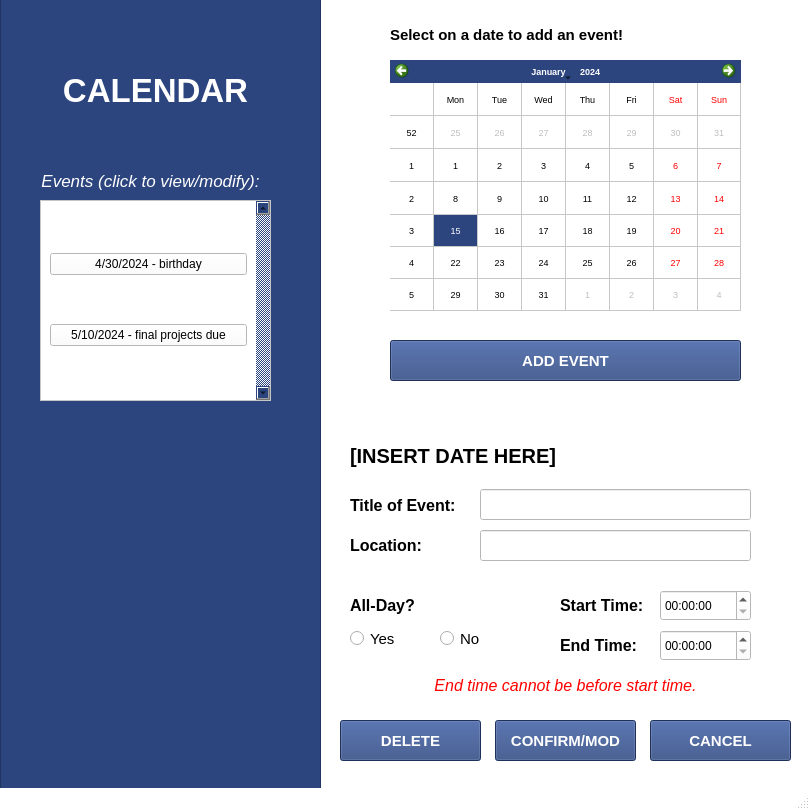
<?xml version="1.0" encoding="UTF-8"?>
<ui version="4.0">
 <class>MainWindow</class>
 <widget class="QMainWindow" name="MainWindow">
  <property name="geometry">
   <rect>
    <x>0</x>
    <y>0</y>
    <width>810</width>
    <height>810</height>
   </rect>
  </property>
  <property name="minimumSize">
   <size>
    <width>810</width>
    <height>470</height>
   </size>
  </property>
  <property name="maximumSize">
   <size>
    <width>810</width>
    <height>810</height>
   </size>
  </property>
  <property name="palette">
   <palette>
    <active>
     <colorrole role="WindowText">
      <brush brushstyle="SolidPattern">
       <color alpha="255">
        <red>0</red>
        <green>0</green>
        <blue>0</blue>
       </color>
      </brush>
     </colorrole>
     <colorrole role="Button">
      <brush brushstyle="SolidPattern">
       <color alpha="255">
        <red>255</red>
        <green>255</green>
        <blue>255</blue>
       </color>
      </brush>
     </colorrole>
     <colorrole role="Light">
      <brush brushstyle="SolidPattern">
       <color alpha="255">
        <red>255</red>
        <green>255</green>
        <blue>255</blue>
       </color>
      </brush>
     </colorrole>
     <colorrole role="Midlight">
      <brush brushstyle="SolidPattern">
       <color alpha="255">
        <red>255</red>
        <green>255</green>
        <blue>255</blue>
       </color>
      </brush>
     </colorrole>
     <colorrole role="Dark">
      <brush brushstyle="SolidPattern">
       <color alpha="255">
        <red>127</red>
        <green>127</green>
        <blue>127</blue>
       </color>
      </brush>
     </colorrole>
     <colorrole role="Mid">
      <brush brushstyle="SolidPattern">
       <color alpha="255">
        <red>170</red>
        <green>170</green>
        <blue>170</blue>
       </color>
      </brush>
     </colorrole>
     <colorrole role="Text">
      <brush brushstyle="SolidPattern">
       <color alpha="255">
        <red>0</red>
        <green>0</green>
        <blue>0</blue>
       </color>
      </brush>
     </colorrole>
     <colorrole role="BrightText">
      <brush brushstyle="SolidPattern">
       <color alpha="255">
        <red>255</red>
        <green>255</green>
        <blue>255</blue>
       </color>
      </brush>
     </colorrole>
     <colorrole role="ButtonText">
      <brush brushstyle="SolidPattern">
       <color alpha="255">
        <red>0</red>
        <green>0</green>
        <blue>0</blue>
       </color>
      </brush>
     </colorrole>
     <colorrole role="Base">
      <brush brushstyle="SolidPattern">
       <color alpha="255">
        <red>255</red>
        <green>255</green>
        <blue>255</blue>
       </color>
      </brush>
     </colorrole>
     <colorrole role="Window">
      <brush brushstyle="SolidPattern">
       <color alpha="255">
        <red>255</red>
        <green>255</green>
        <blue>255</blue>
       </color>
      </brush>
     </colorrole>
     <colorrole role="Shadow">
      <brush brushstyle="SolidPattern">
       <color alpha="255">
        <red>0</red>
        <green>0</green>
        <blue>0</blue>
       </color>
      </brush>
     </colorrole>
     <colorrole role="AlternateBase">
      <brush brushstyle="SolidPattern">
       <color alpha="255">
        <red>255</red>
        <green>255</green>
        <blue>255</blue>
       </color>
      </brush>
     </colorrole>
     <colorrole role="ToolTipBase">
      <brush brushstyle="SolidPattern">
       <color alpha="255">
        <red>255</red>
        <green>255</green>
        <blue>220</blue>
       </color>
      </brush>
     </colorrole>
     <colorrole role="ToolTipText">
      <brush brushstyle="SolidPattern">
       <color alpha="255">
        <red>0</red>
        <green>0</green>
        <blue>0</blue>
       </color>
      </brush>
     </colorrole>
    </active>
    <inactive>
     <colorrole role="WindowText">
      <brush brushstyle="SolidPattern">
       <color alpha="255">
        <red>0</red>
        <green>0</green>
        <blue>0</blue>
       </color>
      </brush>
     </colorrole>
     <colorrole role="Button">
      <brush brushstyle="SolidPattern">
       <color alpha="255">
        <red>255</red>
        <green>255</green>
        <blue>255</blue>
       </color>
      </brush>
     </colorrole>
     <colorrole role="Light">
      <brush brushstyle="SolidPattern">
       <color alpha="255">
        <red>255</red>
        <green>255</green>
        <blue>255</blue>
       </color>
      </brush>
     </colorrole>
     <colorrole role="Midlight">
      <brush brushstyle="SolidPattern">
       <color alpha="255">
        <red>255</red>
        <green>255</green>
        <blue>255</blue>
       </color>
      </brush>
     </colorrole>
     <colorrole role="Dark">
      <brush brushstyle="SolidPattern">
       <color alpha="255">
        <red>127</red>
        <green>127</green>
        <blue>127</blue>
       </color>
      </brush>
     </colorrole>
     <colorrole role="Mid">
      <brush brushstyle="SolidPattern">
       <color alpha="255">
        <red>170</red>
        <green>170</green>
        <blue>170</blue>
       </color>
      </brush>
     </colorrole>
     <colorrole role="Text">
      <brush brushstyle="SolidPattern">
       <color alpha="255">
        <red>0</red>
        <green>0</green>
        <blue>0</blue>
       </color>
      </brush>
     </colorrole>
     <colorrole role="BrightText">
      <brush brushstyle="SolidPattern">
       <color alpha="255">
        <red>255</red>
        <green>255</green>
        <blue>255</blue>
       </color>
      </brush>
     </colorrole>
     <colorrole role="ButtonText">
      <brush brushstyle="SolidPattern">
       <color alpha="255">
        <red>0</red>
        <green>0</green>
        <blue>0</blue>
       </color>
      </brush>
     </colorrole>
     <colorrole role="Base">
      <brush brushstyle="SolidPattern">
       <color alpha="255">
        <red>255</red>
        <green>255</green>
        <blue>255</blue>
       </color>
      </brush>
     </colorrole>
     <colorrole role="Window">
      <brush brushstyle="SolidPattern">
       <color alpha="255">
        <red>255</red>
        <green>255</green>
        <blue>255</blue>
       </color>
      </brush>
     </colorrole>
     <colorrole role="Shadow">
      <brush brushstyle="SolidPattern">
       <color alpha="255">
        <red>0</red>
        <green>0</green>
        <blue>0</blue>
       </color>
      </brush>
     </colorrole>
     <colorrole role="AlternateBase">
      <brush brushstyle="SolidPattern">
       <color alpha="255">
        <red>255</red>
        <green>255</green>
        <blue>255</blue>
       </color>
      </brush>
     </colorrole>
     <colorrole role="ToolTipBase">
      <brush brushstyle="SolidPattern">
       <color alpha="255">
        <red>255</red>
        <green>255</green>
        <blue>220</blue>
       </color>
      </brush>
     </colorrole>
     <colorrole role="ToolTipText">
      <brush brushstyle="SolidPattern">
       <color alpha="255">
        <red>0</red>
        <green>0</green>
        <blue>0</blue>
       </color>
      </brush>
     </colorrole>
    </inactive>
    <disabled>
     <colorrole role="WindowText">
      <brush brushstyle="SolidPattern">
       <color alpha="255">
        <red>127</red>
        <green>127</green>
        <blue>127</blue>
       </color>
      </brush>
     </colorrole>
     <colorrole role="Button">
      <brush brushstyle="SolidPattern">
       <color alpha="255">
        <red>255</red>
        <green>255</green>
        <blue>255</blue>
       </color>
      </brush>
     </colorrole>
     <colorrole role="Light">
      <brush brushstyle="SolidPattern">
       <color alpha="255">
        <red>255</red>
        <green>255</green>
        <blue>255</blue>
       </color>
      </brush>
     </colorrole>
     <colorrole role="Midlight">
      <brush brushstyle="SolidPattern">
       <color alpha="255">
        <red>255</red>
        <green>255</green>
        <blue>255</blue>
       </color>
      </brush>
     </colorrole>
     <colorrole role="Dark">
      <brush brushstyle="SolidPattern">
       <color alpha="255">
        <red>127</red>
        <green>127</green>
        <blue>127</blue>
       </color>
      </brush>
     </colorrole>
     <colorrole role="Mid">
      <brush brushstyle="SolidPattern">
       <color alpha="255">
        <red>170</red>
        <green>170</green>
        <blue>170</blue>
       </color>
      </brush>
     </colorrole>
     <colorrole role="Text">
      <brush brushstyle="SolidPattern">
       <color alpha="255">
        <red>127</red>
        <green>127</green>
        <blue>127</blue>
       </color>
      </brush>
     </colorrole>
     <colorrole role="BrightText">
      <brush brushstyle="SolidPattern">
       <color alpha="255">
        <red>255</red>
        <green>255</green>
        <blue>255</blue>
       </color>
      </brush>
     </colorrole>
     <colorrole role="ButtonText">
      <brush brushstyle="SolidPattern">
       <color alpha="255">
        <red>127</red>
        <green>127</green>
        <blue>127</blue>
       </color>
      </brush>
     </colorrole>
     <colorrole role="Base">
      <brush brushstyle="SolidPattern">
       <color alpha="255">
        <red>255</red>
        <green>255</green>
        <blue>255</blue>
       </color>
      </brush>
     </colorrole>
     <colorrole role="Window">
      <brush brushstyle="SolidPattern">
       <color alpha="255">
        <red>255</red>
        <green>255</green>
        <blue>255</blue>
       </color>
      </brush>
     </colorrole>
     <colorrole role="Shadow">
      <brush brushstyle="SolidPattern">
       <color alpha="255">
        <red>0</red>
        <green>0</green>
        <blue>0</blue>
       </color>
      </brush>
     </colorrole>
     <colorrole role="AlternateBase">
      <brush brushstyle="SolidPattern">
       <color alpha="255">
        <red>255</red>
        <green>255</green>
        <blue>255</blue>
       </color>
      </brush>
     </colorrole>
     <colorrole role="ToolTipBase">
      <brush brushstyle="SolidPattern">
       <color alpha="255">
        <red>255</red>
        <green>255</green>
        <blue>220</blue>
       </color>
      </brush>
     </colorrole>
     <colorrole role="ToolTipText">
      <brush brushstyle="SolidPattern">
       <color alpha="255">
        <red>0</red>
        <green>0</green>
        <blue>0</blue>
       </color>
      </brush>
     </colorrole>
    </disabled>
   </palette>
  </property>
  <property name="windowTitle">
   <string>MainWindow</string>
  </property>
  <property name="tabShape">
   <enum>QTabWidget::Rounded</enum>
  </property>
  <widget class="QWidget" name="centralwidget">
   <widget class="QCalendarWidget" name="calendar">
    <property name="geometry">
     <rect>
      <x>390</x>
      <y>60</y>
      <width>351</width>
      <height>251</height>
     </rect>
    </property>
    <property name="font">
     <font>
      <family>Segoe UI</family>
      <pointsize>7</pointsize>
     </font>
    </property>
    <property name="layoutDirection">
     <enum>Qt::LeftToRight</enum>
    </property>
    <property name="autoFillBackground">
     <bool>false</bool>
    </property>
    <property name="styleSheet">
     <string notr="true">selection-background-color: rgb(44, 69, 127);
alternate-background-color: rgb(255, 255, 255);
selection-color: rgb(255, 255, 255);</string>
    </property>
    <property name="gridVisible">
     <bool>true</bool>
    </property>
    <property name="navigationBarVisible">
     <bool>true</bool>
    </property>
    <property name="dateEditEnabled">
     <bool>true</bool>
    </property>
   </widget>
   <widget class="QFrame" name="frame">
    <property name="geometry">
     <rect>
      <x>0</x>
      <y>-30</y>
      <width>321</width>
      <height>891</height>
     </rect>
    </property>
    <property name="styleSheet">
     <string notr="true">background-color: rgb(44, 69, 127);</string>
    </property>
    <property name="frameShape">
     <enum>QFrame::StyledPanel</enum>
    </property>
    <property name="frameShadow">
     <enum>QFrame::Raised</enum>
    </property>
    <widget class="QLabel" name="label_calendar">
     <property name="geometry">
      <rect>
       <x>50</x>
       <y>70</y>
       <width>211</width>
       <height>101</height>
      </rect>
     </property>
     <property name="font">
      <font>
       <family>Segoe UI</family>
       <pointsize>25</pointsize>
       <weight>75</weight>
       <bold>true</bold>
      </font>
     </property>
     <property name="styleSheet">
      <string notr="true">color: rgb(255, 255, 255);</string>
     </property>
     <property name="text">
      <string>CALENDAR</string>
     </property>
     <property name="alignment">
      <set>Qt::AlignCenter</set>
     </property>
    </widget>
    <widget class="QScrollArea" name="scrollArea">
     <property name="geometry">
      <rect>
       <x>40</x>
       <y>230</y>
       <width>231</width>
       <height>201</height>
      </rect>
     </property>
     <property name="layoutDirection">
      <enum>Qt::LeftToRight</enum>
     </property>
     <property name="autoFillBackground">
      <bool>false</bool>
     </property>
     <property name="styleSheet">
      <string notr="true">background-color: rgb(255, 255, 255);</string>
     </property>
     <property name="verticalScrollBarPolicy">
      <enum>Qt::ScrollBarAlwaysOn</enum>
     </property>
     <property name="widgetResizable">
      <bool>true</bool>
     </property>
     <property name="alignment">
      <set>Qt::AlignLeading|Qt::AlignLeft|Qt::AlignTop</set>
     </property>
     <widget class="QWidget" name="scrollAreaWidgetContents">
      <property name="geometry">
       <rect>
        <x>0</x>
        <y>0</y>
        <width>212</width>
        <height>199</height>
       </rect>
      </property>
      <layout class="QVBoxLayout" name="verticalLayout">
       <item>
        <widget class="QPushButton" name="pushButton_event1">
         <property name="acceptDrops">
          <bool>false</bool>
         </property>
         <property name="text">
          <string>4/30/2024 - birthday</string>
         </property>
        </widget>
       </item>
       <item>
        <widget class="QPushButton" name="pushButton_event2">
         <property name="text">
          <string>5/10/2024 - final projects due</string>
         </property>
        </widget>
       </item>
      </layout>
     </widget>
    </widget>
    <widget class="QLabel" name="label_events">
     <property name="geometry">
      <rect>
       <x>40</x>
       <y>200</y>
       <width>221</width>
       <height>21</height>
      </rect>
     </property>
     <property name="font">
      <font>
       <family>Segoe UI</family>
       <pointsize>13</pointsize>
       <weight>50</weight>
       <italic>true</italic>
       <bold>false</bold>
      </font>
     </property>
     <property name="styleSheet">
      <string notr="true">color: rgb(255, 255, 255);</string>
     </property>
     <property name="text">
      <string>Events (click to view/modify):</string>
     </property>
     <property name="alignment">
      <set>Qt::AlignCenter</set>
     </property>
    </widget>
   </widget>
   <widget class="QLabel" name="label_instructions">
    <property name="geometry">
     <rect>
      <x>390</x>
      <y>19</y>
      <width>291</width>
      <height>31</height>
     </rect>
    </property>
    <property name="font">
     <font>
      <family>Segoe UI</family>
      <pointsize>11</pointsize>
      <weight>75</weight>
      <bold>true</bold>
     </font>
    </property>
    <property name="text">
     <string>Select on a date to add an event!</string>
    </property>
   </widget>
   <widget class="QPushButton" name="pushButton_add_event">
    <property name="geometry">
     <rect>
      <x>390</x>
      <y>340</y>
      <width>351</width>
      <height>41</height>
     </rect>
    </property>
    <property name="font">
     <font>
      <family>Segoe UI</family>
      <pointsize>11</pointsize>
      <weight>75</weight>
      <bold>true</bold>
     </font>
    </property>
    <property name="styleSheet">
     <string notr="true">background-color:rgb(44, 69, 127);
color: rgb(255, 255, 255);</string>
    </property>
    <property name="text">
     <string>ADD EVENT</string>
    </property>
   </widget>
   <widget class="QLabel" name="label_date">
    <property name="geometry">
     <rect>
      <x>350</x>
      <y>440</y>
      <width>291</width>
      <height>31</height>
     </rect>
    </property>
    <property name="font">
     <font>
      <family>Segoe UI</family>
      <pointsize>15</pointsize>
      <weight>75</weight>
      <bold>true</bold>
     </font>
    </property>
    <property name="text">
     <string>[INSERT DATE HERE]</string>
    </property>
   </widget>
   <widget class="QLabel" name="label_event_title">
    <property name="geometry">
     <rect>
      <x>350</x>
      <y>490</y>
      <width>171</width>
      <height>31</height>
     </rect>
    </property>
    <property name="font">
     <font>
      <family>Segoe UI</family>
      <pointsize>12</pointsize>
      <weight>75</weight>
      <bold>true</bold>
     </font>
    </property>
    <property name="text">
     <string>Title of Event:</string>
    </property>
   </widget>
   <widget class="QLabel" name="label_location">
    <property name="geometry">
     <rect>
      <x>350</x>
      <y>530</y>
      <width>171</width>
      <height>31</height>
     </rect>
    </property>
    <property name="font">
     <font>
      <family>Segoe UI</family>
      <pointsize>12</pointsize>
      <weight>75</weight>
      <bold>true</bold>
     </font>
    </property>
    <property name="text">
     <string>Location:</string>
    </property>
   </widget>
   <widget class="QLabel" name="label_allday">
    <property name="geometry">
     <rect>
      <x>350</x>
      <y>590</y>
      <width>171</width>
      <height>31</height>
     </rect>
    </property>
    <property name="font">
     <font>
      <family>Segoe UI</family>
      <pointsize>12</pointsize>
      <weight>75</weight>
      <bold>true</bold>
     </font>
    </property>
    <property name="text">
     <string>All-Day?</string>
    </property>
   </widget>
   <widget class="QLabel" name="label_start">
    <property name="geometry">
     <rect>
      <x>560</x>
      <y>590</y>
      <width>171</width>
      <height>31</height>
     </rect>
    </property>
    <property name="font">
     <font>
      <family>Segoe UI</family>
      <pointsize>12</pointsize>
      <weight>75</weight>
      <bold>true</bold>
     </font>
    </property>
    <property name="text">
     <string>Start Time:</string>
    </property>
   </widget>
   <widget class="QLabel" name="label_end">
    <property name="geometry">
     <rect>
      <x>560</x>
      <y>630</y>
      <width>171</width>
      <height>31</height>
     </rect>
    </property>
    <property name="font">
     <font>
      <family>Segoe UI</family>
      <pointsize>12</pointsize>
      <weight>75</weight>
      <bold>true</bold>
     </font>
    </property>
    <property name="text">
     <string>End Time:</string>
    </property>
   </widget>
   <widget class="QLineEdit" name="lineEdit">
    <property name="geometry">
     <rect>
      <x>480</x>
      <y>489</y>
      <width>271</width>
      <height>31</height>
     </rect>
    </property>
   </widget>
   <widget class="QLineEdit" name="lineEdit_2">
    <property name="geometry">
     <rect>
      <x>480</x>
      <y>530</y>
      <width>271</width>
      <height>31</height>
     </rect>
    </property>
   </widget>
   <widget class="QTimeEdit" name="timeEdit_start">
    <property name="geometry">
     <rect>
      <x>660</x>
      <y>590</y>
      <width>91</width>
      <height>31</height>
     </rect>
    </property>
   </widget>
   <widget class="QTimeEdit" name="timeEdit_end">
    <property name="geometry">
     <rect>
      <x>660</x>
      <y>630</y>
      <width>91</width>
      <height>31</height>
     </rect>
    </property>
   </widget>
   <widget class="QRadioButton" name="radioButton_yes">
    <property name="geometry">
     <rect>
      <x>350</x>
      <y>630</y>
      <width>82</width>
      <height>17</height>
     </rect>
    </property>
    <property name="font">
     <font>
      <family>Segoe UI</family>
      <pointsize>11</pointsize>
     </font>
    </property>
    <property name="text">
     <string>Yes</string>
    </property>
    <attribute name="buttonGroup">
     <string notr="true">buttonGroup</string>
    </attribute>
   </widget>
   <widget class="QRadioButton" name="radioButton_no">
    <property name="geometry">
     <rect>
      <x>440</x>
      <y>630</y>
      <width>82</width>
      <height>17</height>
     </rect>
    </property>
    <property name="font">
     <font>
      <family>Segoe UI</family>
      <pointsize>11</pointsize>
     </font>
    </property>
    <property name="text">
     <string>No</string>
    </property>
    <attribute name="buttonGroup">
     <string notr="true">buttonGroup</string>
    </attribute>
   </widget>
   <widget class="QPushButton" name="pushButton_delete">
    <property name="geometry">
     <rect>
      <x>340</x>
      <y>720</y>
      <width>141</width>
      <height>41</height>
     </rect>
    </property>
    <property name="font">
     <font>
      <family>Segoe UI</family>
      <pointsize>11</pointsize>
      <weight>75</weight>
      <bold>true</bold>
     </font>
    </property>
    <property name="styleSheet">
     <string notr="true">background-color:rgb(44, 69, 127);
color: rgb(255, 255, 255);</string>
    </property>
    <property name="text">
     <string>DELETE</string>
    </property>
   </widget>
   <widget class="QPushButton" name="pushButton_add_modify">
    <property name="geometry">
     <rect>
      <x>495</x>
      <y>720</y>
      <width>141</width>
      <height>41</height>
     </rect>
    </property>
    <property name="font">
     <font>
      <family>Segoe UI</family>
      <pointsize>11</pointsize>
      <weight>75</weight>
      <bold>true</bold>
     </font>
    </property>
    <property name="styleSheet">
     <string notr="true">background-color:rgb(44, 69, 127);
color: rgb(255, 255, 255);</string>
    </property>
    <property name="text">
     <string>CONFIRM/MOD</string>
    </property>
   </widget>
   <widget class="QPushButton" name="pushButton_cancel">
    <property name="geometry">
     <rect>
      <x>650</x>
      <y>720</y>
      <width>141</width>
      <height>41</height>
     </rect>
    </property>
    <property name="font">
     <font>
      <family>Segoe UI</family>
      <pointsize>11</pointsize>
      <weight>75</weight>
      <bold>true</bold>
     </font>
    </property>
    <property name="styleSheet">
     <string notr="true">background-color:rgb(44, 69, 127);
color: rgb(255, 255, 255);</string>
    </property>
    <property name="text">
     <string>CANCEL</string>
    </property>
   </widget>
   <widget class="QLabel" name="label_time_handling">
    <property name="geometry">
     <rect>
      <x>420</x>
      <y>670</y>
      <width>291</width>
      <height>31</height>
     </rect>
    </property>
    <property name="font">
     <font>
      <family>Segoe UI</family>
      <pointsize>12</pointsize>
      <weight>50</weight>
      <italic>true</italic>
      <bold>false</bold>
     </font>
    </property>
    <property name="styleSheet">
     <string notr="true">color: rgb(255, 0, 0);</string>
    </property>
    <property name="text">
     <string>End time cannot be before start time.</string>
    </property>
    <property name="alignment">
     <set>Qt::AlignCenter</set>
    </property>
   </widget>
  </widget>
  <widget class="QMenuBar" name="menubar">
   <property name="geometry">
    <rect>
     <x>0</x>
     <y>0</y>
     <width>810</width>
     <height>21</height>
    </rect>
   </property>
  </widget>
  <widget class="QStatusBar" name="statusbar"/>
 </widget>
 <resources/>
 <connections/>
 <buttongroups>
  <buttongroup name="buttonGroup"/>
 </buttongroups>
</ui>
